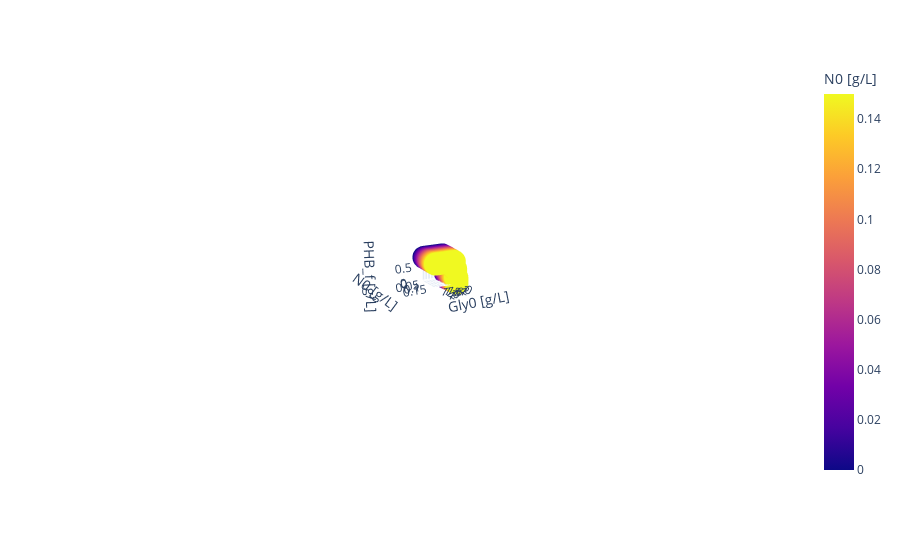
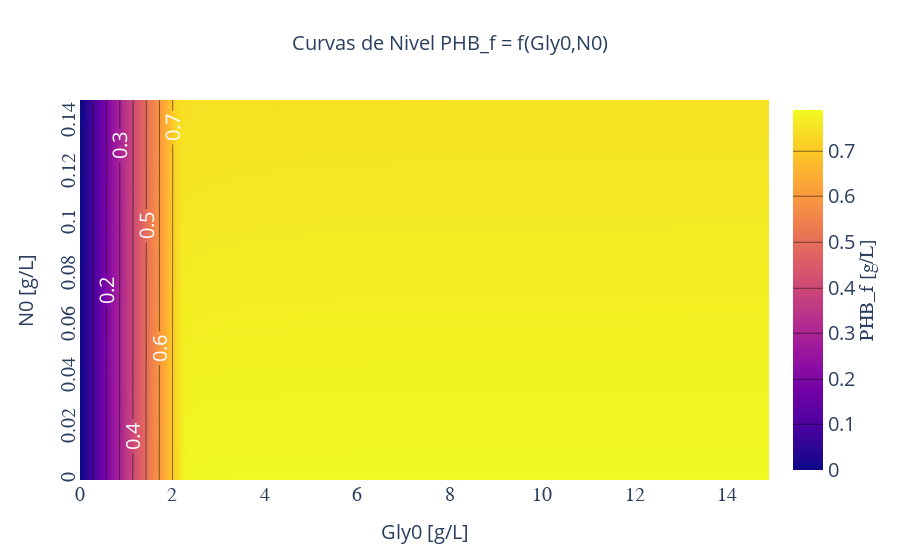

The notebook cell these images were saved under, in order:
### Code cell
#!/usr/bin/env python3
# -*- coding: utf-8 -*-
"""
Created on Fri Feb 10 19:20:41 2023

############################################ 
#                                          #
# MODULO DE OPTIMIZACION TOSCA             #
# PARA VARIAR CONDICIONES INCIALES         #
# VISUALIZACION FUNCION OBJETIVO VS        #
# VARIABLES MANIPULADAS                    #
#                                          #
############################################ 

@author: Franco Neme
"""



#%% CARGA DE LIBRERIAS
# = = = = = = = = = = =

import numpy as np
from scipy.integrate import odeint
import pandas as pd
import plotly.express as px
import plotly.graph_objects as go



#%% FUNCIONES (expresiones intermedias)
# = = = = = = = = = = = = = = = = = = =

def f_mu_x_R(mu_m, N, k_N, k_IN, Gly, k_IG, k_G):
    
    mu_x_R = ( (mu_m * N)/(k_N + N) ) * ( 1 / ( 1 + (N/k_IN) ) ) * ( Gly / (Gly *  (1 + (Gly/k_IG) ) + k_G) ) 
    
    return mu_x_R


def f_mu_p(beta, Gly, k_p, N, k_INP):#, n, PHB, k_d):
    
    mu_p = ( ( beta * Gly) / (Gly + k_p + ( (N)**2 / k_INP) ) ) # * ( 1 - ( (PHB**n) / (PHB**n + k_d)  ) )
    
    return mu_p



#%% SETEO DE LAS CONDICIONES EXPERIMENTALES
# = = = = = = = = = = = = = = = = = = = = =


# Tiempo de simulacion
# --------------------

t = np.arange(0,130,1)

# Cond. Inic.
# -----------

x_R0 = 0.25 # g/L
Gly0 = 25 # g/L 
PHB0 = 0 # g/L
N0 = 0.2 # g/L

Balances0 = [x_R0, Gly0, PHB0, N0]


# Cond. Contorno.
# ---------------



#%% PARAMETROS
# = = = = = = =

mu_m = 0.35 # h**−1
k_N = 0.01 # g/L
k_IN = 0.27 # g/L
k_IG = 86.31 # g/L
k_G = 1.05 # g/L
k_x = 9.00 # g/L
n = 1.00 # 
beta = 0.14 # h**−1
k_p = 0.01 # g/L
k_INP = 1E-3 # (g/L)**2
Y_xRGly = 0.35 # g/g
Y_PHBGly = 0.29 # g/g
Y_xRN = 6.0 # g/g
k_d = 9.00 # g/L

parms = mu_m, k_N, k_IN, k_IG, k_G, beta, k_p, k_INP, k_x, Y_xRGly, Y_PHBGly, Y_xRN



#%% RESOLUCION DE SIST. DE ECUACIONES DIF.
# = = = = = = = = = = = = = = = = = = = = =

def f(Balances, mu_m, k_N, k_IN, k_IG, k_G, k_x, beta, k_p, k_INP, Y_xRGly, Y_PHBGly, Y_xRN, t):
    
    # Tupla de salida 
    # ---------------
    
    x_R, Gly, PHB, N  = Balances
    
    # Asignacion de variables acorde a sus funciones 
    # ----------------------------------------------
    
    mu_x_R = f_mu_x_R(mu_m, N, k_N, k_IN, Gly, k_IG, k_G)
    mu_p = f_mu_p(beta, Gly, k_p, N, k_INP)
    
    # Sistema ODE
    # -----------
    
    dx_R_dt = mu_x_R * x_R * (1 - ((x_R + PHB)/k_x)  )
    dGly_dt = - ( (1/Y_xRGly) * mu_x_R + (1/Y_PHBGly) * mu_p ) * x_R * (1 - ((x_R + PHB)/k_x)  )
    dPHB_dt = mu_p * x_R * (1 - ((x_R + PHB)/k_x)  )
    dN_dt = - (1/Y_xRN) * mu_x_R * x_R * (1 - ((x_R + PHB)/k_x)  )
    
    # Salida de la func.
    # ------------------
    
    salida_func =  np.array([dx_R_dt, dGly_dt, dPHB_dt , dN_dt])
    
    return salida_func



#%% ODEINT (BARRIDO DE CONDICIONES INICIALES)
# = = = = = = = = = = = = = = = = = = = = = =

# Gly0 = np.arange(23,28,1)
# N0 = np.arange(0.18,0.22,0.01)

Gly0 = np.arange(0,16,0.1)
N0 = np.arange(0,0.16,0.001)

Gly0_ls = []
N0_ls = []
PHB_f = []

for i in Gly0:
    
    Balances0[1] = i
    
    for j in N0:
        
        Balances0[3] = j
        
        resultados = odeint(f, Balances0, t, args=parms, mxstep = 5000)

        Gly0_ls.append(round(i,0))
        N0_ls.append(round(j,2))
        PHB_f.append(round(resultados[:,2][-1],4))
    

df_opt = pd.DataFrame({'Gly0 [g/L]': Gly0_ls, 'N0 [g/L]': N0_ls, 'PHB_f [g/L]': PHB_f})

valores_opt = df_opt.loc[df_opt['PHB_f [g/L]'].idxmax()]


#%% GRAFICO 3D
# = = = = = = =

fig = px.scatter_3d(df_opt, x='Gly0 [g/L]', y='N0 [g/L]', z='PHB_f [g/L]',
              color='N0 [g/L]')
fig.show()

# fig.write_html("/home/franco/Escritorio/UNRN/Cuarto año/Segundo Cuatri/Bioprocesos II/FINAL/Presentaciones/Seminario/Simulaciones/min_dos_opt_tresD.html")
# fig.write_html("/home/fneme/Descargas/M05_R2016-main/Simulaciones/Salidas/Graficas_Opt_CI/min_dos_opt_tresD.html")

#%% CONTOUR PLOT
# = = = = = = = =

# Armado de [] para plot de Z 
# ---------------------------

n_eval = len(Gly0)

z_N = []
z_k = []

j = 0

for k in range(n_eval):

    for i in range(n_eval):
        
        # print('i:' + str(i), 'j:' + str(j), 'N0:' + str(df_opt['N0'][j]))
        
        z_k.extend([df_opt['PHB_f [g/L]'][j]])
        
        j = n_eval*(i+1) + k
    
    z_N.append(z_k)
    
    j = k + 1
    z_k = []

    
# Curvas de nivel
# ---------------

fig_d = go.Figure(data =
    go.Contour(
        z= z_N,
        x= Gly0, # horizontal axis
        y= N0, # vertical axis
        
        contours=dict(
            coloring ='heatmap',
            showlabels = True, # show labels on contours
            labelfont = dict( # label font properties
                size = 20,
                color = 'white',
            )
        ),
         colorbar=dict(
            title='PHB_f [g/L]', # title here
            titleside='right',
            titlefont=dict(
                size=20,
                family='Arial, sans-serif'),
            tickfont=dict(size=20)
        )))


fig_d.update_layout(title_text='Curvas de Nivel PHB_f = f(Gly0,N0)', title_x=0.5, title_font = {"size": 20})

fig_d.update_xaxes(
        tickangle = 0,
        title_text = "Gly0 [g/L]",
        title_font = {"size": 20},
        title_standoff = 20,
        tickfont=dict(family='Rockwell', size=20)) 


fig_d.update_yaxes(
        tickangle = 90*3,
        title_text = "N0 [g/L]",
        title_font = {"size": 20},
        title_standoff = 20,
        tickfont=dict(family='Rockwell', size=20)) 

fig_d.show()

# fig_d.write_html("/home/franco/Escritorio/UNRN/Cuarto año/Segundo Cuatri/Bioprocesos II/FINAL/Presentaciones/Seminario/Simulaciones/min_opt_CurvasDeNivel.html")
fig_d.write_html("/home/franco/Escritorio/UNRN/Cuarto año/Segundo Cuatri/Bioprocesos II/FINAL/Presentaciones/Seminario/Simulaciones/Salidas/Graficas_Opt_CI/min_opt_CurvasDeNivel.html")

### Figure 1 — Plotly figure (JSON) as saved in the notebook; plotly's stock layout.template omitted (floating-point values rounded to 4 significant figures; data arrays with more than 128 entries replaced by an {"elided": "..."} marker saying what was removed)
{"data": [{"hovertemplate": "Gly0 [g/L]=%{x}<br>N0 [g/L]=%{marker.color}<br>PHB_f [g/L]=%{z}<extra></extra>", "legendgroup": "", "marker": {"color": {"elided": "22500 float values"}, "coloraxis": "coloraxis", "symbol": "circle"}, "mode": "markers", "name": "", "scene": "scene", "showlegend": false, "type": "scatter3d", "x": {"elided": "22500 int values"}, "y": {"elided": "22500 float values"}, "z": {"elided": "22500 float values"}}], "layout": {"autosize": true, "coloraxis": {"colorbar": {"title": {"text": "N0 [g/L]"}}, "colorscale": [[0, "#0d0887"], [0.1111, "#46039f"], [0.2222, "#7201a8"], [0.3333, "#9c179e"], [0.4444, "#bd3786"], [0.5556, "#d8576b"], [0.6667, "#ed7953"], [0.7778, "#fb9f3a"], [0.8889, "#fdca26"], [1, "#f0f921"]]}, "legend": {"tracegroupgap": 0}, "margin": {"t": 60}, "scene": {"aspectmode": "auto", "aspectratio": {"x": 1, "y": 1, "z": 1}, "camera": {"center": {"x": 0, "y": 0, "z": 0}, "eye": {"x": 9.188, "y": 16.6, "z": 5.352}, "projection": {"type": "perspective"}, "up": {"x": 0, "y": 0, "z": 1}}, "domain": {"x": [0, 1], "y": [0, 1]}, "xaxis": {"title": {"text": "Gly0 [g/L]"}, "type": "linear"}, "yaxis": {"title": {"text": "N0 [g/L]"}, "type": "linear"}, "zaxis": {"title": {"text": "PHB_f [g/L]"}, "type": "linear"}}}}

### Figure 2 — Plotly figure (JSON) as saved in the notebook; plotly's stock layout.template omitted (floating-point values rounded to 4 significant figures; data arrays with more than 128 entries replaced by an {"elided": "..."} marker saying what was removed)
{"data": [{"autocontour": true, "colorbar": {"tickfont": {"size": 20}, "title": {"font": {"family": "Arial, sans-serif", "size": 20}, "side": "right", "text": "PHB_f [g/L]"}}, "contours": {"coloring": "heatmap", "end": 0.7, "labelfont": {"color": "white", "size": 20}, "showlabels": true, "size": 0.1, "start": 0.1}, "type": "contour", "x": {"elided": "150 float values"}, "y": {"elided": "150 float values"}, "z": {"elided": "150x150 float values"}}], "layout": {"autosize": true, "title": {"font": {"size": 20}, "text": "Curvas de Nivel PHB_f = f(Gly0,N0)", "x": 0.5}, "xaxis": {"autorange": true, "range": [0, 14.9], "tickangle": 0, "tickfont": {"family": "Rockwell", "size": 20}, "title": {"font": {"size": 20}, "standoff": 20, "text": "Gly0 [g/L]"}, "type": "linear"}, "yaxis": {"autorange": true, "range": [0, 0.149], "tickangle": -90, "tickfont": {"family": "Rockwell", "size": 20}, "title": {"font": {"size": 20}, "standoff": 20, "text": "N0 [g/L]"}, "type": "linear"}}}
